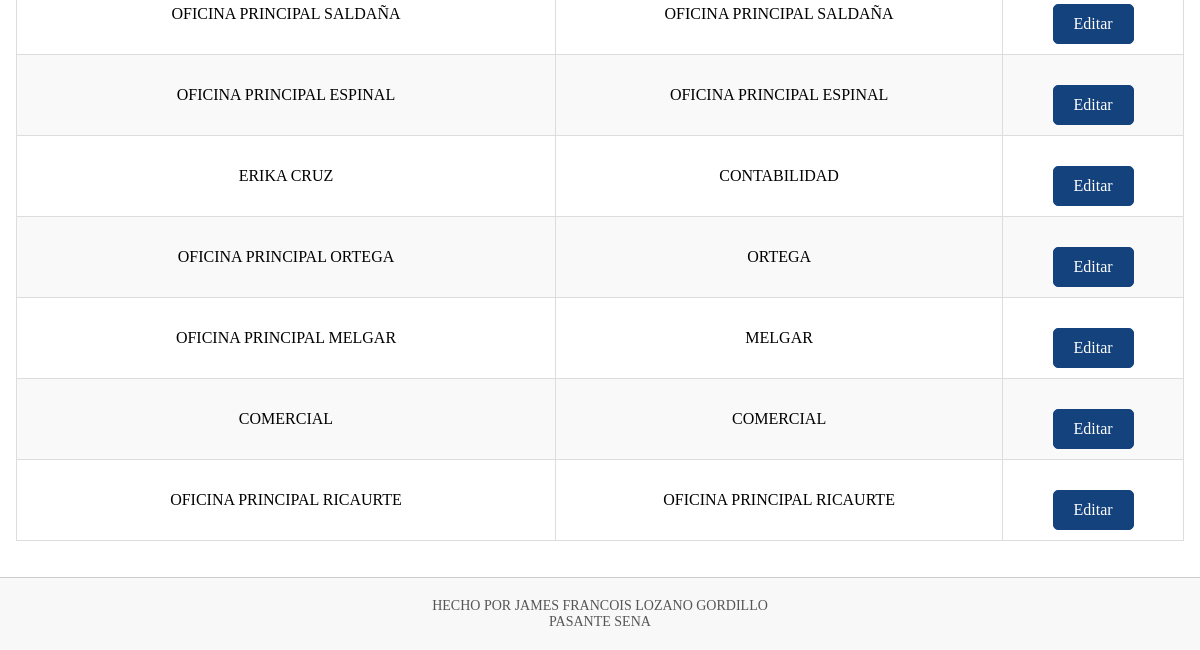
Page /buscar_Persona/ (lower part) on the earlier database version.
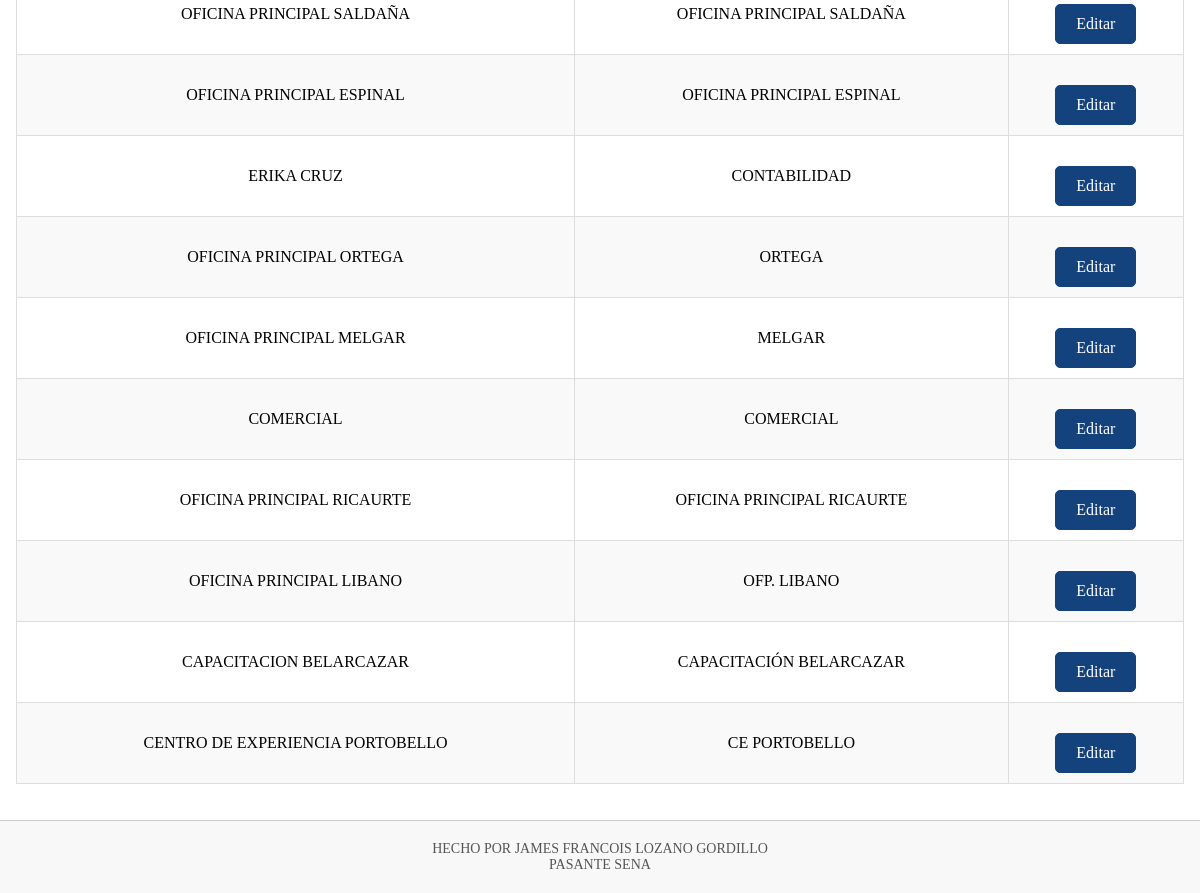
Same page on the later database version.
### Datos/models.py (models this page shows, shortened)
class Persona(models.Model):
    nombre = models.CharField(max_length=100)
    firma = models.ImageField(upload_to='firmas/')
    area = models.ForeignKey(Area, on_delete=models.SET_NULL, null=True, blank=True)

class Area(models.Model):
    nombre = models.CharField(max_length=50)
    def __str__(self) -> str:
        return self.nombre

### Datos/views.py (the view)
# urls.py: path('buscar_Persona/', views.buscar_Persona, name='buscar_Persona'),
def buscar_Persona(request):
    query = request.GET.get('q', '')
    producto = Persona.objects.filter(nombre__icontains=query)
    return render(request, 'vista/lista_personas.html', {'producto': producto})

### Datos/templates/vista/lista_personas.html (shortened to what this page needs)
{% extends 'layouts/base.html' %}
{% block content %}
<br>
<br>
{% load static %}
<!DOCTYPE html>
<html lang="es">
<head>
    <link rel="stylesheet" type="text/css" href="{% static 'CSS/ALL.css' %}">
</head>
<body>
    <br>
    <br>
    <table border="1">
        <tbody>
            {% for item in producto %}
            <tr>
                <td>{{ item.nombre }}</td>
                <td>{{ item.area }}</td>
                <td>
                    <a href="{% url 'Editar_Persona' item.id %}" class="btn">Editar</a>
                </td>
            </tr>
            {% empty %}
            <tr>
                <td colspan="3">No se encontraron resultados.</td>
            </tr>
            {% endfor %}
        </tbody>
    </table>
</body>
</html>
{% endblock %}

Differences in the rows shown:
added Persona: nombre "OFICINA PRINCIPAL LIBANO", area "OFP. LIBANO"
added Persona: nombre "CAPACITACION BELARCAZAR", area "CAPACITACIÓN BELARCAZAR"
added Persona: nombre "CENTRO DE EXPERIENCIA PORTOBELLO", area "CE PORTOBELLO"
